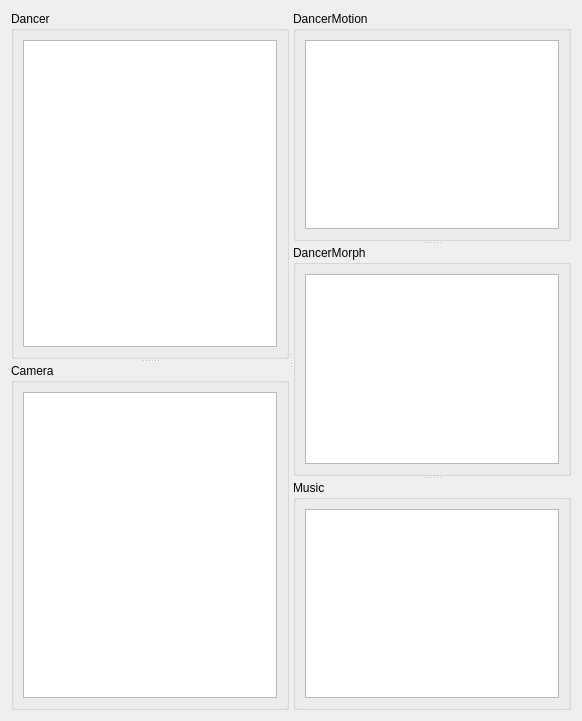
           <widget class="QWidget" name="tabWidgetPage1">
            <attribute name="title">
             <string>File</string>
            </attribute>
            <layout class="QHBoxLayout" name="horizontalLayout_6">
             <item>
              <widget class="QSplitter" name="splitter_5">
               <property name="orientation">
                <enum>Qt::Horizontal</enum>
               </property>
               <widget class="QWidget" name="widget_4" native="true">
                <layout class="QVBoxLayout" name="verticalLayout_4">
                 <item>
                  <widget class="QSplitter" name="splitter_6">
                   <property name="orientation">
                    <enum>Qt::Vertical</enum>
                   </property>
                   <widget class="QGroupBox" name="groupBox_6">
                    <property name="title">
                     <string>Dancer</string>
                    </property>
                    <layout class="QHBoxLayout" name="horizontalLayout_7">
                     <item>
                      <widget class="QListView" name="pp_file_dancer">
                       <property name="contextMenuPolicy">
                        <enum>Qt::DefaultContextMenu</enum>
                       </property>
                       <property name="selectionMode">
                        <enum>QAbstractItemView::ExtendedSelection</enum>
                       </property>
                      </widget>
                     </item>
                    </layout>
                   </widget>
                   <widget class="QGroupBox" name="groupBox_7">
                    <property name="title">
                     <string>Camera</string>
                    </property>
                    <layout class="QHBoxLayout" name="horizontalLayout_8">
                     <item>
                      <widget class="QListView" name="pp_file_camera">
                       <property name="contextMenuPolicy">
                        <enum>Qt::DefaultContextMenu</enum>
                       </property>
                       <property name="selectionMode">
                        <enum>QAbstractItemView::ExtendedSelection</enum>
                       </property>
                      </widget>
                     </item>
                    </layout>
                   </widget>
                  </widget>
                 </item>
                </layout>
               </widget>
               <widget class="QWidget" name="widget_5" native="true">
                <layout class="QVBoxLayout" name="verticalLayout_5">
                 <item>
                  <widget class="QSplitter" name="splitter_7">
                   <property name="orientation">
                    <enum>Qt::Vertical</enum>
                   </property>
                   <widget class="QGroupBox" name="groupBox_8">
                    <property name="title">
                     <string>DancerMotion</string>
                    </property>
                    <layout class="QHBoxLayout" name="horizontalLayout_9">
                     <item>
                      <widget class="QListView" name="pp_file_dancer_motion">
                       <property name="selectionMode">
                        <enum>QAbstractItemView::ExtendedSelection</enum>
                       </property>
                      </widget>
                     </item>
                    </layout>
                   </widget>
                   <widget class="QGroupBox" name="groupBox_9">
                    <property name="title">
                     <string>DancerMorph</string>
                    </property>
                    <layout class="QHBoxLayout" name="horizontalLayout_10">
                     <item>
                      <widget class="QListView" name="pp_file_dancer_morph">
                       <property name="selectionMode">
                        <enum>QAbstractItemView::ExtendedSelection</enum>
                       </property>
                      </widget>
                     </item>
                    </layout>
                   </widget>
                   <widget class="QGroupBox" name="groupBox_10">
                    <property name="title">
                     <string>Music</string>
                    </property>
                    <layout class="QHBoxLayout" name="horizontalLayout_11">
                     <item>
                      <widget class="QListView" name="pp_file_music">
                       <property name="selectionMode">
                        <enum>QAbstractItemView::ExtendedSelection</enum>
                       </property>
                      </widget>
                     </item>
                    </layout>
                   </widget>
                  </widget>
                 </item>
                </layout>
               </widget>
              </widget>
             </item>
            </layout>
           </widget>
